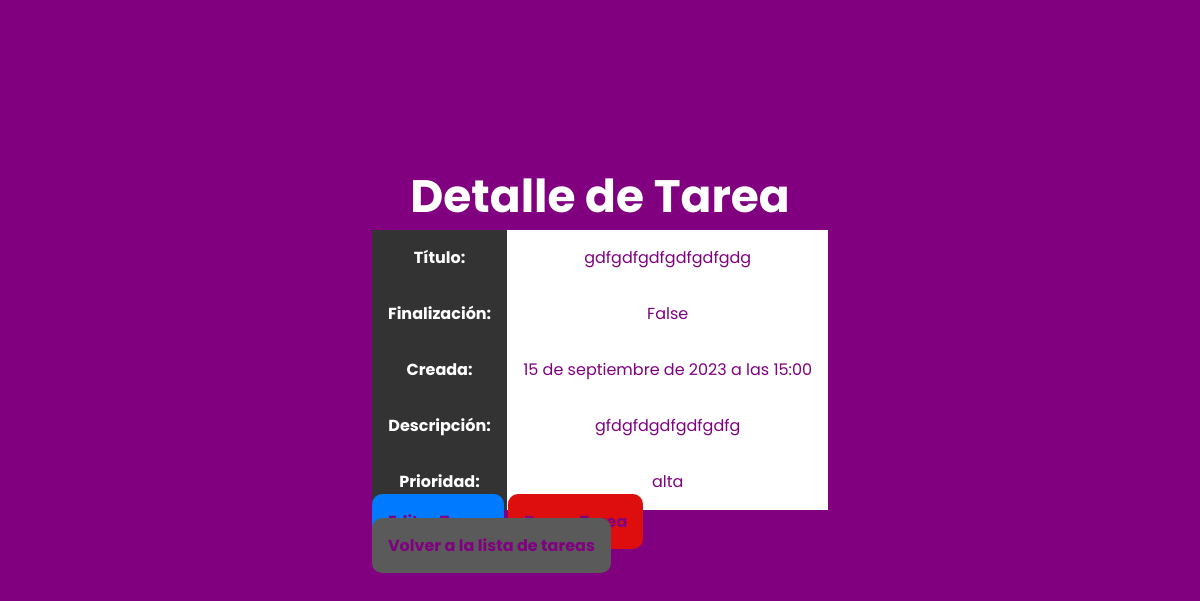
Before: /todo_task/detail/3/ with the older database file.
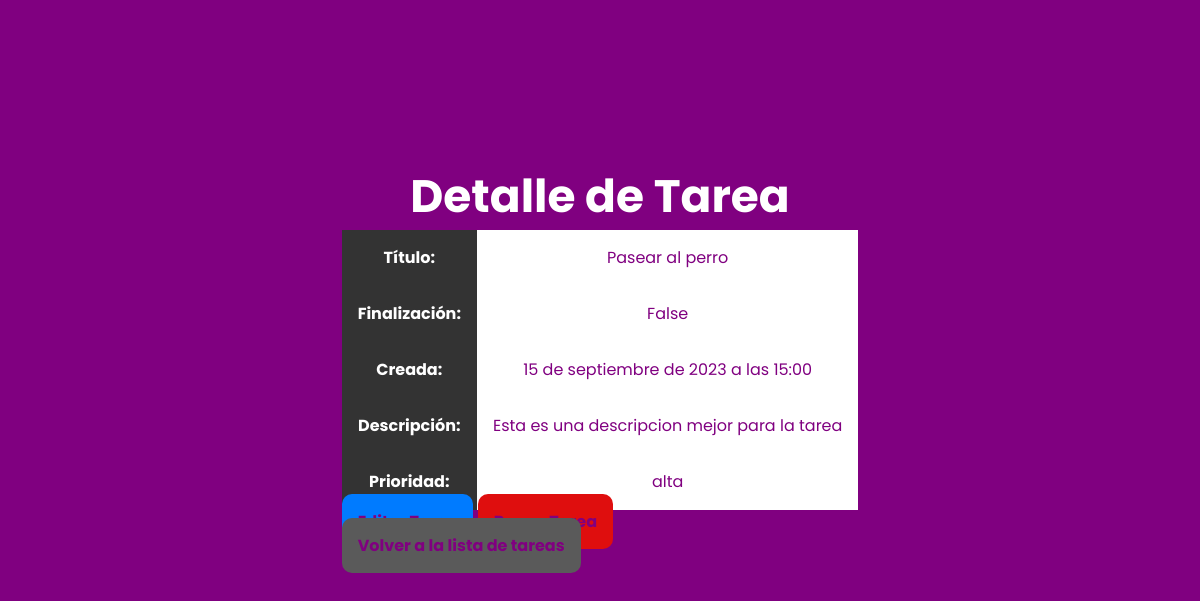
After: the same page with the newer database file.
### todo_task/models.py (models this page shows, shortened)
class Task(models.Model):
    title = models.CharField(max_length=200)
    complete = models.BooleanField(default=False)
    created = models.DateTimeField(auto_now_add=True)
    labels = models.ManyToManyField("Label")
    class Meta:
        ordering = ["-created"]

class TaskMetadata(models.Model):
    task = models.OneToOneField(Task, on_delete=models.CASCADE)
    description = models.TextField()
    priority = models.ForeignKey(Priority, on_delete=models.SET_NULL, null=True)

class Priority(models.Model):
    name = models.CharField(max_length=20)
    def __str__(self):
        return self.name
    class Meta:
        verbose_name = "Priority"  # Nombre en singular
        verbose_name_plural = "Priorities"  # Nombre en plural

### todo_task/views.py (the view)
# urls.py: path("detail/<int:task_id>/", views.task_detail, name="task_detail"),
def task_detail(request, task_id):
    task = get_object_or_404(Task, pk=task_id)
    return render(request, "todo_task/task_detail.html", {"task": task})

### todo_task/templates/todo_task/task_detail.html (shortened to what this page needs)
{% extends "base.html" %}
{% load static %}
{% block css %}
    <link rel="stylesheet" type="text/css" href="{% static 'todo_task/css/style.css' %}">
{% endblock %}
{% block content %}
<section class="container">
    <h1 class="fs-6">Detalle de Tarea</h1>
    <table class="table">
        <tr>
            <th>Título:</th>
            <td>{{ task.title }}</td>
        </tr>
        <tr>
            <th>Finalización:</th>
            <td>{{ task.complete }}</td>
        </tr>
        <tr>
            <th>Creada:</th>
            <td>{{ task.created }}</td>
        </tr>
        <tr>
            <th>Descripción:</th>
            <td>{{ task.taskmetadata.description }}</td>
        </tr>
        <tr>
            <th>Prioridad:</th>
            <td>{{ task.taskmetadata.priority }}</td>
        </tr>
    </table>
    <div>
        <a class="btn btn-edit" href="{% url 'edit_task' task.id %}">Editar Tarea</a>
        <a class="btn btn-delete">Borrar Tarea</a>
    </div>
    <div class="container-return">
        <a href="{% url 'list_tasks' %}" class="btn btn-return">Volver a la lista de tareas</a>
    </div>
</section>
{% endblock %}

Changed rows visible on the page:
changed Task "False": title "gdfgdfgdfgdfgdfgdg" → "Pasear al perro"; taskmetadata.description "gfdgfdgdfgdfgdfg" → "Esta es una descripcion mejor para la tarea"
